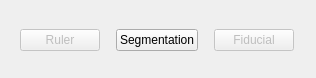
<?xml version="1.0" encoding="UTF-8"?>
<ui version="4.0">
 <class>Dialog</class>
 <widget class="QDialog" name="Dialog">
  <property name="geometry">
   <rect>
    <x>0</x>
    <y>0</y>
    <width>316</width>
    <height>78</height>
   </rect>
  </property>
  <property name="sizePolicy">
   <sizepolicy hsizetype="MinimumExpanding" vsizetype="MinimumExpanding">
    <horstretch>0</horstretch>
    <verstretch>0</verstretch>
   </sizepolicy>
  </property>
  <property name="contextMenuPolicy">
   <enum>Qt::NoContextMenu</enum>
  </property>
  <property name="windowTitle">
   <string>Measurement Tool Selection</string>
  </property>
  <widget class="QWidget" name="layoutWidget">
   <property name="geometry">
    <rect>
     <x>10</x>
     <y>24</y>
     <width>294</width>
     <height>32</height>
    </rect>
   </property>
   <layout class="QHBoxLayout" name="horizontalLayout">
    <item>
     <widget class="QPushButton" name="rulerButton">
      <property name="enabled">
       <bool>false</bool>
      </property>
      <property name="sizePolicy">
       <sizepolicy hsizetype="Maximum" vsizetype="Maximum">
        <horstretch>0</horstretch>
        <verstretch>0</verstretch>
       </sizepolicy>
      </property>
      <property name="cursor">
       <cursorShape>PointingHandCursor</cursorShape>
      </property>
      <property name="text">
       <string>Ruler</string>
      </property>
      <property name="iconSize">
       <size>
        <width>32</width>
        <height>32</height>
       </size>
      </property>
      <property name="MRML_NODE_CLASS" stdset="0">
       <string>vtkMRMLAnnotationRulerNode</string>
      </property>
     </widget>
    </item>
    <item>
     <widget class="QPushButton" name="segmentationButton">
      <property name="sizePolicy">
       <sizepolicy hsizetype="Maximum" vsizetype="Maximum">
        <horstretch>0</horstretch>
        <verstretch>0</verstretch>
       </sizepolicy>
      </property>
      <property name="cursor">
       <cursorShape>PointingHandCursor</cursorShape>
      </property>
      <property name="text">
       <string>Segmentation</string>
      </property>
      <property name="iconSize">
       <size>
        <width>32</width>
        <height>32</height>
       </size>
      </property>
      <property name="MRML_NODE_CLASS" stdset="0">
       <string>vtkMRMLSegmentationNode</string>
      </property>
     </widget>
    </item>
    <item>
     <widget class="QPushButton" name="fiducialButton">
      <property name="enabled">
       <bool>false</bool>
      </property>
      <property name="sizePolicy">
       <sizepolicy hsizetype="Maximum" vsizetype="Maximum">
        <horstretch>0</horstretch>
        <verstretch>0</verstretch>
       </sizepolicy>
      </property>
      <property name="cursor">
       <cursorShape>PointingHandCursor</cursorShape>
      </property>
      <property name="text">
       <string>Fiducial</string>
      </property>
      <property name="iconSize">
       <size>
        <width>32</width>
        <height>32</height>
       </size>
      </property>
      <property name="MRML_NODE_CLASS" stdset="0">
       <string>vtkMRMLAnnotationRulerNode</string>
      </property>
     </widget>
    </item>
   </layout>
  </widget>
 </widget>
 <resources/>
 <connections>
  <connection>
   <sender>fiducialButton</sender>
   <signal>clicked()</signal>
   <receiver>Dialog</receiver>
   <slot>accept()</slot>
   <hints>
    <hint type="sourcelabel">
     <x>236</x>
     <y>39</y>
    </hint>
    <hint type="destinationlabel">
     <x>145</x>
     <y>39</y>
    </hint>
   </hints>
  </connection>
  <connection>
   <sender>segmentationButton</sender>
   <signal>clicked()</signal>
   <receiver>Dialog</receiver>
   <slot>accept()</slot>
   <hints>
    <hint type="sourcelabel">
     <x>54</x>
     <y>39</y>
    </hint>
    <hint type="destinationlabel">
     <x>145</x>
     <y>39</y>
    </hint>
   </hints>
  </connection>
  <connection>
   <sender>rulerButton</sender>
   <signal>clicked()</signal>
   <receiver>Dialog</receiver>
   <slot>accept()</slot>
   <hints>
    <hint type="sourcelabel">
     <x>145</x>
     <y>39</y>
    </hint>
    <hint type="destinationlabel">
     <x>145</x>
     <y>39</y>
    </hint>
   </hints>
  </connection>
 </connections>
</ui>
